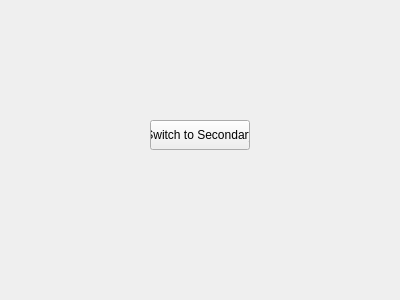
<?xml version="1.0" encoding="UTF-8"?>
<ui version="4.0">
 <class>MainWindow</class>
 <widget class="QMainWindow" name="MainWindow">
  <property name="geometry">
   <rect>
    <x>0</x>
    <y>0</y>
    <width>400</width>
    <height>300</height>
   </rect>
  </property>
  <property name="windowTitle">
   <string>Main Window</string>
  </property>
  <widget class="QWidget" name="centralwidget">
   <widget class="QPushButton" name="switchButton">
    <property name="geometry">
     <rect>
      <x>150</x>
      <y>120</y>
      <width>100</width>
      <height>30</height>
     </rect>
    </property>
    <property name="text">
     <string>Switch to Secondary</string>
    </property>
   </widget>
  </widget>
 </widget>
 <resources/>
 <connections/>
</ui>
